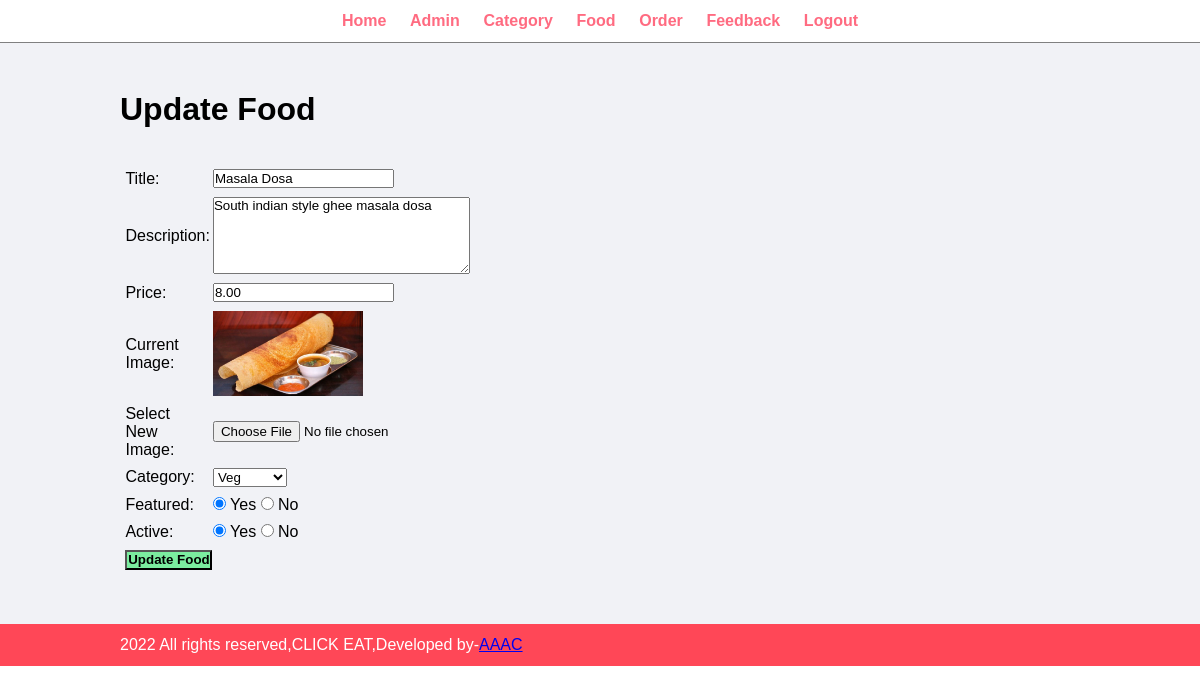
The page /admin/update-food.php?id=16 (signed in) on the database its author committed.
### tables this page shows
CREATE TABLE `tbl_food` (
  `id` int(10) UNSIGNED NOT NULL,
  `title` varchar(150) NOT NULL,
  `description` varchar(255) NOT NULL,
  `price` decimal(10,2) NOT NULL,
  `image_name` varchar(255) NOT NULL,
  `category_id` int(10) UNSIGNED NOT NULL,
  `featured` varchar(10) NOT NULL,
  `active` varchar(10) NOT NULL
);

CREATE TABLE `tbl_category` (
  `id` int(10) UNSIGNED NOT NULL,
  `title` varchar(100) NOT NULL,
  `image_name` varchar(255) NOT NULL,
  `featured` varchar(10) NOT NULL,
  `active` varchar(10) NOT NULL
);

### admin/update-food.php (the view, shortened to what this page needs)
<?php include('partials/menu.php'); ?>
<?php
    if(isset($_GET['id']))
    {
        $id = $_GET['id'];
        $sql2 = "SELECT * FROM tbl_food WHERE id=$id";
        $res2 = mysqli_query($conn, $sql2);
        $row2 = mysqli_fetch_assoc($res2);
        $title = $row2['title'];
        $description = $row2['description'];
        $price = $row2['price'];
        $current_image = $row2['image_name'];
        $current_category = $row2['category_id'];
        $featured = $row2['featured'];
        $active = $row2['active'];
    }
    else
    {
        header('location:'.SITEURL.'admin/manage-food.php');
    }
?>
<div class="main-content">
    <div class="wrapper">
        <h1>Update Food</h1>
        <br><br>
        <form action="" method="POST" enctype="multipart/form-data">
        <table class="tbl-30">
            <tr>
                <td>Title: </td>
                <td>
                    <input type="text" name="title" value="<?php echo $title; ?>">
                </td>
            </tr>
            <tr>
                <td>Description: </td>
                <td>
                    <textarea name="description" cols="30" rows="5"><?php echo $description; ?></textarea>
                </td>
            </tr>
            <tr>
                <td>Price: </td>
                <td>
                    <input type="number" name="price" value="<?php echo $price; ?>">
                </td>
            </tr>
            <tr>
                <td>Current Image: </td>
                <td>
                    <?php
                        if($current_image == "")
                        {
                            echo "<div class='error'>Image not Available.</div>";
                        }
                        else
                        {
                            ?>
                            <img src="<?php echo SITEURL; ?>images/food/<?php echo $current_image; ?>" width="150px">
                            <?php
                        }
                    ?>
                </td>
            </tr>
            <tr>
                <td>Select New Image: </td>
                <td>
                    <input type="file" name="image">
                </td>
            </tr>
            <tr>
                <td>Category: </td>
                <td>
                    <select name="category">
                        <?php
                            $sql = "SELECT * FROM tbl_category WHERE active='Yes'";
                            $res = mysqli_query($conn, $sql);
                            $count = mysqli_num_rows($res);
                            if($count>0)
                            {
                                while($row=mysqli_fetch_assoc($res))
                                {
                                    $category_title = $row['title'];
                                    $category_id = $row['id'];
                                    ?>
                                    <option <?php if($current_category==$category_id){echo "selected";} ?> value="<?php echo $category_id; ?>"><?php echo $category_title; ?></option>
                                    <?php
                                }
                            }
                            else
                            {
                                echo "<option value='0'>Category Not Available.</option>";
                            }
                        ?>
                    </select>
                </td>
            </tr>
            <tr>
                <td>Featured: </td>
                <td>
                    <input <?php if($featured=="Yes") {echo "checked";} ?> type="radio" name="featured" value="Yes"> Yes
                    <input <?php if($featured=="No") {echo "checked";} ?> type="radio" name="featured" value="No"> No
                </td>
            </tr>
            <tr>
                <td>Active: </td>
                <td>
                    <input <?php if($active=="Yes") {echo "checked";} ?> type="radio" name="active" value="Yes"> Yes
                    <input <?php if($active=="No") {echo "checked";} ?> type="radio" name="active" value="No"> No
                </td>
            </tr>
            <tr>
                <td>
                    <input type="submit" name="submit" value="Update Food" class="btn-secondary">
                </td>
            </tr>
        </table>
        </form>
    </div>
</div>
<?php include('partials/footer.php'); ?>

### css/admin.css (style rules this page uses)
* { margin: 0; padding: 0; font-family: Arial, Helvetica, sans-serif; }
.wrapper { padding: 1%; width: 80%; margin: 0 auto; }
.tbl-30 { width: 30%; }
table tr td { padding: 1%; }
.btn-secondary { background-color: #7bed9f; padding: 1%; color: black; text-decoration: none; font-weight: bold; }
.main-content { background-color: #f1f2f6; padding: 3% 0; }

### rows shown on the page
tbl_food: title "Masala Dosa", description "South indian style ghee masala dosa", price "8.00", image_name (picture), category "Veg", featured "☑", active "☑"
